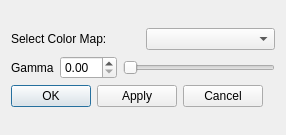
<?xml version="1.0" encoding="UTF-8"?>
<ui version="4.0">
 <class>EditColorMapWidget</class>
 <widget class="QWidget" name="EditColorMapWidget">
  <property name="geometry">
   <rect>
    <x>0</x>
    <y>0</y>
    <width>286</width>
    <height>135</height>
   </rect>
  </property>
  <property name="windowTitle">
   <string>Edit Color Map</string>
  </property>
  <property name="autoFillBackground">
   <bool>false</bool>
  </property>
  <layout class="QGridLayout" name="gridLayout">
   <item row="0" column="0">
    <layout class="QVBoxLayout" name="verticalLayout_2">
     <item>
      <layout class="QHBoxLayout" name="horizontalLayout_3">
       <item>
        <widget class="QLabel" name="colorMapLabel">
         <property name="text">
          <string>Select Color Map:</string>
         </property>
        </widget>
       </item>
       <item>
        <widget class="QComboBox" name="colorMapsComboBox"/>
       </item>
      </layout>
     </item>
     <item>
      <layout class="QVBoxLayout" name="verticalLayout">
       <item>
        <layout class="QHBoxLayout" name="horizontalLayout">
         <item>
          <widget class="QLabel" name="gammaLabel">
           <property name="text">
            <string>Gamma</string>
           </property>
          </widget>
         </item>
         <item>
          <widget class="QDoubleSpinBox" name="gammaBox"/>
         </item>
         <item>
          <widget class="QSlider" name="gammaSlider">
           <property name="orientation">
            <enum>Qt::Orientation::Horizontal</enum>
           </property>
          </widget>
         </item>
        </layout>
       </item>
      </layout>
     </item>
     <item>
      <layout class="QHBoxLayout" name="horizontalLayout_2">
       <item>
        <widget class="QPushButton" name="okButton">
         <property name="toolTip">
          <string>Apply color map and close this window</string>
         </property>
         <property name="text">
          <string>OK</string>
         </property>
         <property name="default">
          <bool>true</bool>
         </property>
        </widget>
       </item>
       <item>
        <widget class="QPushButton" name="applyButton">
         <property name="toolTip">
          <string>Apply changes</string>
         </property>
         <property name="text">
          <string>Apply</string>
         </property>
        </widget>
       </item>
       <item>
        <widget class="QPushButton" name="cancelButton">
         <property name="toolTip">
          <string>Close window, discard changes</string>
         </property>
         <property name="text">
          <string>Cancel</string>
         </property>
        </widget>
       </item>
       <item>
        <spacer name="horizontalSpacer">
         <property name="orientation">
          <enum>Qt::Orientation::Horizontal</enum>
         </property>
         <property name="sizeHint" stdset="0">
          <size>
           <width>40</width>
           <height>20</height>
          </size>
         </property>
        </spacer>
       </item>
      </layout>
     </item>
    </layout>
   </item>
  </layout>
 </widget>
 <resources/>
 <connections/>
</ui>
